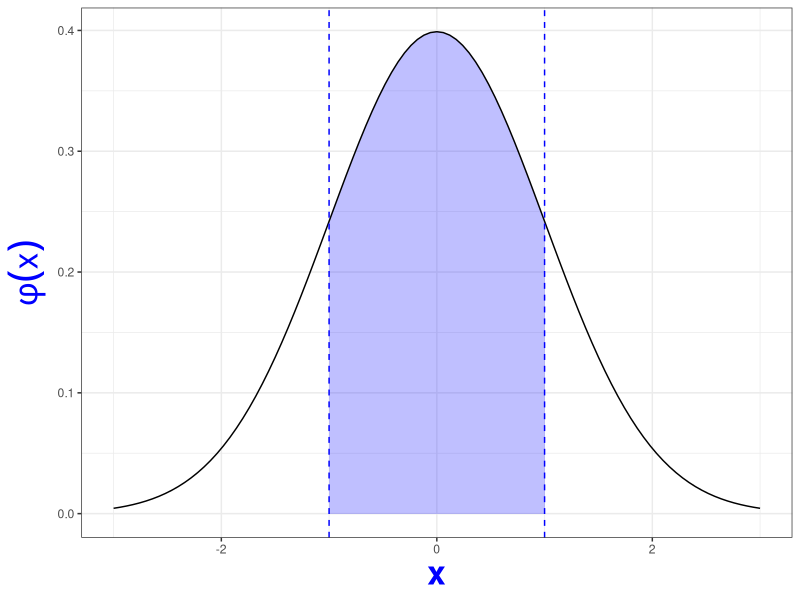
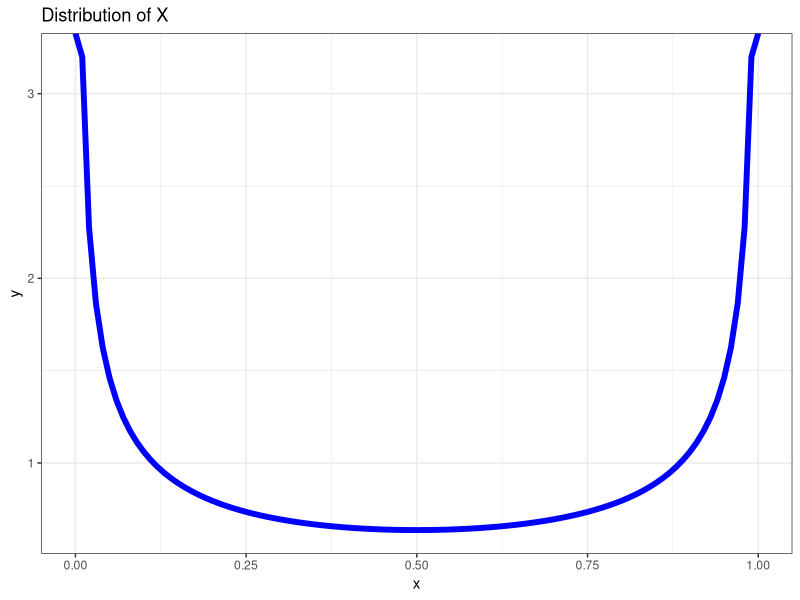
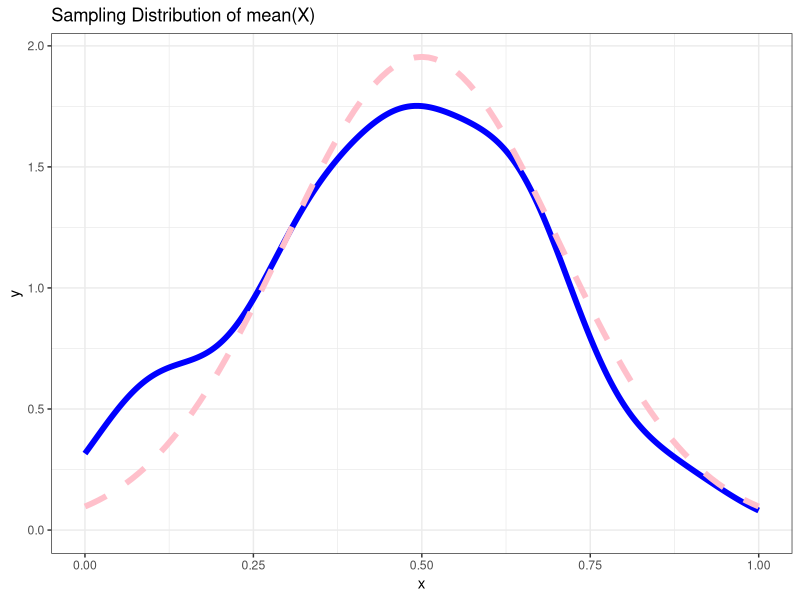
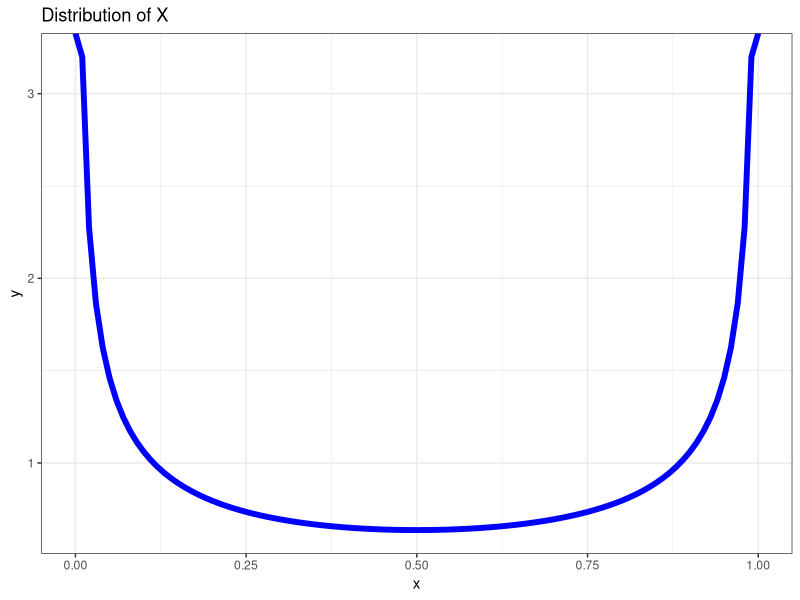
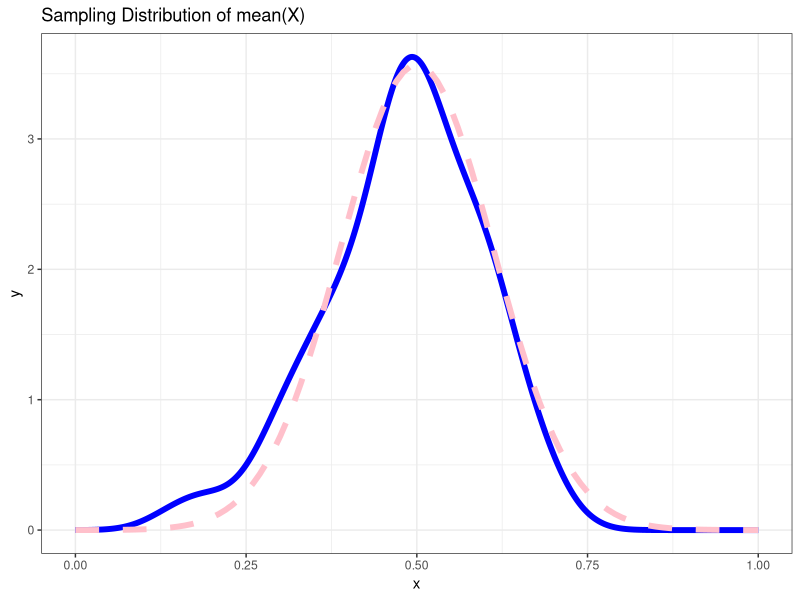
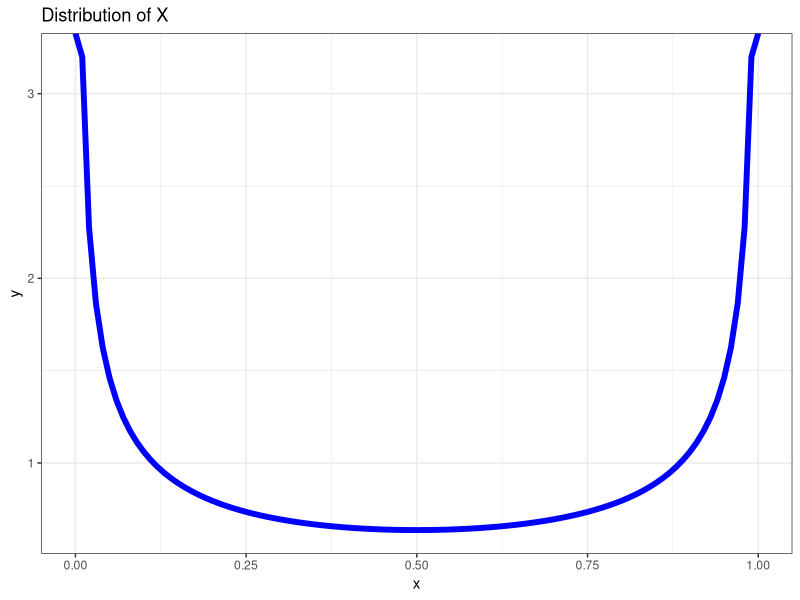
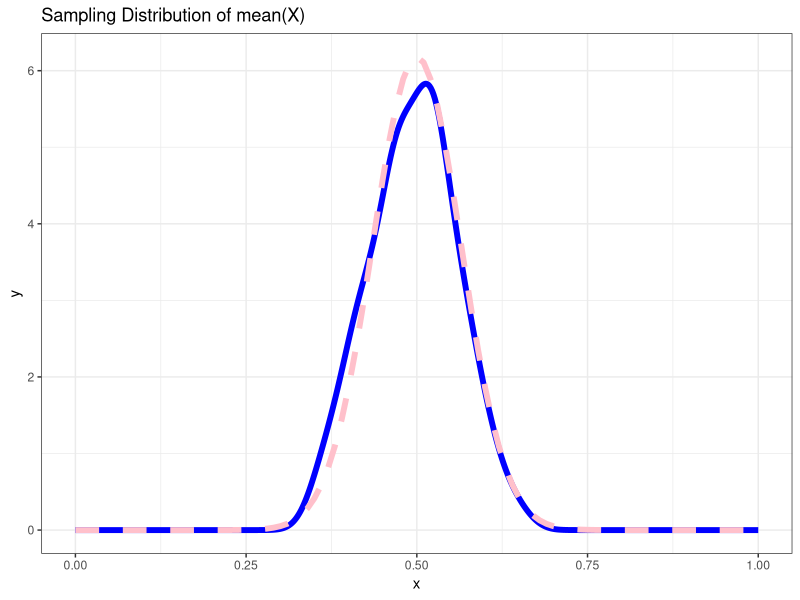
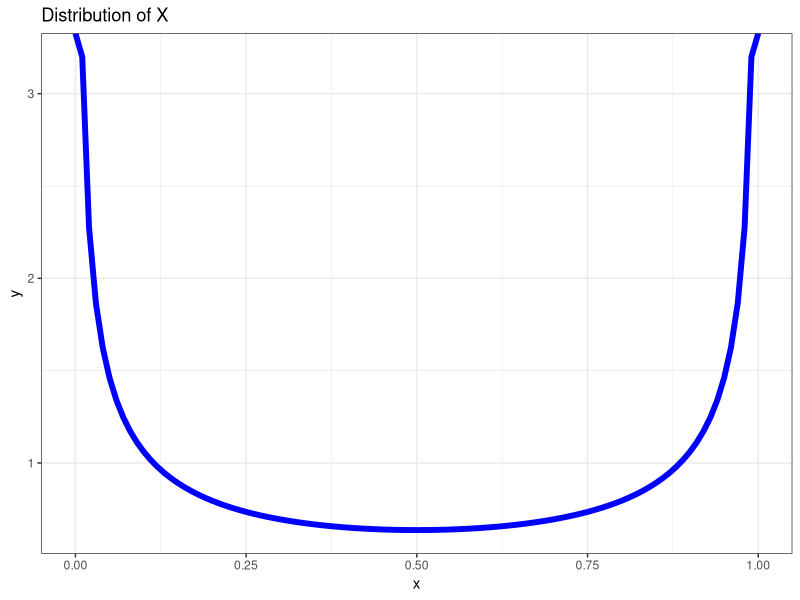

Generate these figures, in order, with R:
## ---- chunk 1
library(ggplot2)
theme_set(theme_bw())
x_lower <- -3
x_upper <- 3

max_height <- max(dnorm(x_lower:x_upper))

ggplot(data.frame(x = c(x_lower, x_upper)), aes(x = x)) + xlim(x_lower, x_upper) + 
  ylim(0, max_height) +
  geom_area(stat = "function", fun = dnorm, fill = "blue", alpha = 0.25, xlim = c(-1, 1)) +
  stat_function(fun = dnorm) + 
  xlab("x") + 
  ylab(bquote(phi(x))) +
  theme(plot.title = element_text(hjust = 0.5), 
        axis.title.x = element_text(face="bold", colour="blue", size = 24),
        axis.title.y = element_text(face="bold", colour="blue", size = 24)) +
  geom_vline(xintercept = -1, linetype="dashed", colour="blue") +
  geom_vline(xintercept = 1, linetype="dashed", colour="blue")

## ---- chunk 2
library(ggplot2)
theme_set(theme_bw())
ggplot(data.frame(x = c(0, 1)), aes(x = x)) +
  geom_line(stat = "function", fun = dbeta, 
            args = list(shape1=0.5, shape2=0.5),
            color = "blue", cex=2) + 
  ggtitle("Distribution of X")
## ---- chunk 3
n <- 3
set.seed(20200111) # set seed for reproducibility
x_bar <- colMeans(replicate(100, rbeta(n, 0.5, 0.5)))
ggplot(data.frame(x = x_bar), aes(x = x)) +
  geom_density(color = "blue", cex=2) +
  geom_line(stat = "function", fun = dnorm, args = list(mean=0.5, sd=sqrt(0.125/n)), color = "pink", cex=2, linetype="dashed") + xlim(0,1) + ggtitle("Sampling Distribution of mean(X)")
## ---- chunk 4
library(ggplot2)
theme_set(theme_bw())
ggplot(data.frame(x = c(0, 1)), aes(x = x)) +
  geom_line(stat = "function", fun = dbeta, 
            args = list(shape1=0.5, shape2=0.5),
            color = "blue", cex=2)+ ggtitle("Distribution of X")
## ---- chunk 5
n <- 10
set.seed(20200111) # set seed for reproducibility
x_bar <- colMeans(replicate(100, rbeta(n, 0.5, 0.5)))
ggplot(data.frame(x = x_bar), aes(x = x)) +
  geom_density(color = "blue", cex=2) +
  geom_line(stat = "function", fun = dnorm, args = list(mean=0.5, sd=sqrt(0.125/n)), color = "pink", cex=2, linetype="dashed") + xlim(0,1)+ ggtitle("Sampling Distribution of mean(X)")
## ---- chunk 6
library(ggplot2)
theme_set(theme_bw())
ggplot(data.frame(x = c(0, 1)), aes(x = x)) +
  geom_line(stat = "function", fun = dbeta, 
            args = list(shape1=0.5, shape2=0.5),
            color = "blue", cex=2)+ ggtitle("Distribution of X")
## ---- chunk 7
n <- 30
set.seed(20200111) # set seed for reproducibility
x_bar <- colMeans(replicate(100, rbeta(n, 0.5, 0.5)))
ggplot(data.frame(x = x_bar), aes(x = x)) +
  geom_density(color = "blue", cex=2) +
  geom_line(stat = "function", fun = dnorm, args = list(mean=0.5, sd=sqrt(0.125/n)), color = "pink", cex=2, linetype="dashed") + xlim(0,1)+ ggtitle("Sampling Distribution of mean(X)")
## ---- chunk 8
library(ggplot2)
theme_set(theme_bw())
ggplot(data.frame(x = c(0, 1)), aes(x = x)) +
  geom_line(stat = "function", fun = dbeta, 
            args = list(shape1=0.5, shape2=0.5),
            color = "blue", cex=2)+ ggtitle("Distribution of X")
## ---- chunk 9
n <- 100
set.seed(20200111) # set seed for reproducibility
x_bar <- colMeans(replicate(100, rbeta(n, 0.5, 0.5)))
ggplot(data.frame(x = x_bar), aes(x = x)) +
  geom_density(color = "blue", cex=2) +
  geom_line(stat = "function", fun = dnorm, args = list(mean=0.5, sd=sqrt(0.125/n)), color = "pink", cex=2, linetype="dashed") + xlim(0,1) + ggtitle("Sampling Distribution of mean(X)")
